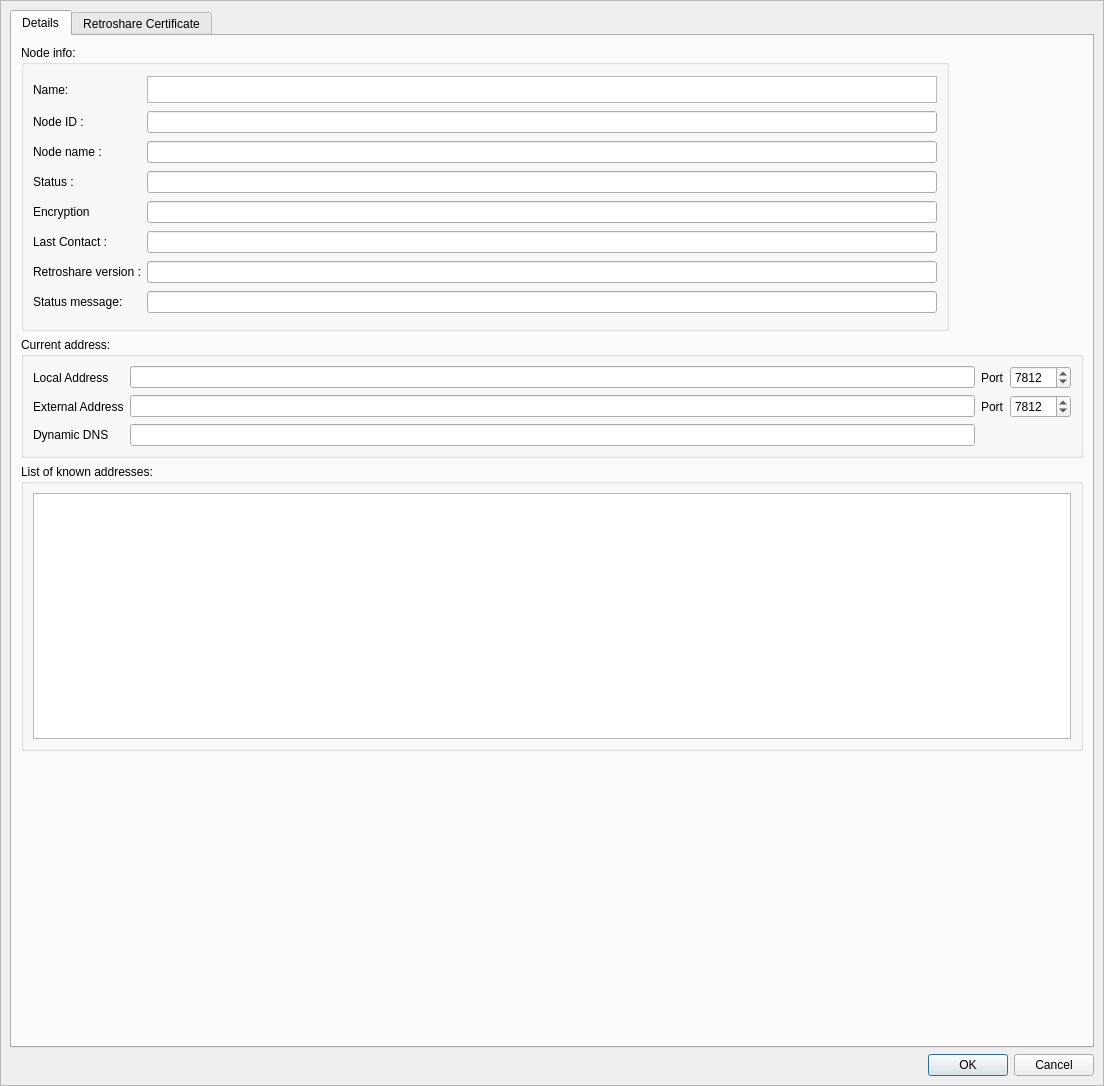
<?xml version="1.0" encoding="UTF-8"?>
<ui version="4.0">
 <class>ConfCertDialog</class>
 <widget class="QDialog" name="ConfCertDialog">
  <property name="geometry">
   <rect>
    <x>0</x>
    <y>0</y>
    <width>1104</width>
    <height>1086</height>
   </rect>
  </property>
  <property name="windowTitle">
   <string>Retroshare node details</string>
  </property>
  <property name="windowIcon">
   <iconset resource="../images.qrc">
    <normaloff>:/images/logo/logo_16.png</normaloff>:/images/logo/logo_16.png</iconset>
  </property>
  <layout class="QGridLayout" name="gridLayout_5">
   <property name="leftMargin">
    <number>0</number>
   </property>
   <property name="topMargin">
    <number>0</number>
   </property>
   <property name="rightMargin">
    <number>0</number>
   </property>
   <property name="bottomMargin">
    <number>0</number>
   </property>
   <property name="horizontalSpacing">
    <number>6</number>
   </property>
   <property name="verticalSpacing">
    <number>0</number>
   </property>
   <item row="0" column="0">
    <widget class="HeaderFrame" name="headerFrame">
     <property name="frameShape">
      <enum>QFrame::NoFrame</enum>
     </property>
     <property name="frameShadow">
      <enum>QFrame::Plain</enum>
     </property>
    </widget>
   </item>
   <item row="1" column="0">
    <widget class="QFrame" name="frame">
     <property name="frameShape">
      <enum>QFrame::StyledPanel</enum>
     </property>
     <property name="frameShadow">
      <enum>QFrame::Raised</enum>
     </property>
     <layout class="QGridLayout" name="gridLayout_4">
      <item row="1" column="0">
       <layout class="QGridLayout" name="_12">
        <item row="0" column="0">
         <widget class="QDialogButtonBox" name="buttonBox">
          <property name="standardButtons">
           <set>QDialogButtonBox::Cancel|QDialogButtonBox::Ok</set>
          </property>
         </widget>
        </item>
       </layout>
      </item>
      <item row="0" column="0">
       <widget class="QTabWidget" name="stabWidget">
        <property name="currentIndex">
         <number>0</number>
        </property>
        <widget class="QWidget" name="tab">
         <attribute name="icon">
          <iconset resource="../images.qrc">
           <normaloff>:/images/info16.png</normaloff>:/images/info16.png</iconset>
         </attribute>
         <attribute name="title">
          <string>Details</string>
         </attribute>
         <layout class="QVBoxLayout" name="verticalLayout_3">
          <item>
           <layout class="QHBoxLayout" name="horizontalLayout_2">
            <item>
             <widget class="QGroupBox" name="groupBox_4">
              <property name="title">
               <string>Node info:</string>
              </property>
              <layout class="QGridLayout" name="gridLayout_3">
               <item row="3" column="1">
                <widget class="QLineEdit" name="statusline">
                 <property name="readOnly">
                  <bool>true</bool>
                 </property>
                </widget>
               </item>
               <item row="0" column="1">
                <widget class="RSTextBrowser" name="pgpfingerprint">
                 <property name="sizePolicy">
                  <sizepolicy hsizetype="Expanding" vsizetype="Fixed">
                   <horstretch>0</horstretch>
                   <verstretch>0</verstretch>
                  </sizepolicy>
                 </property>
                 <property name="maximumSize">
                  <size>
                   <width>16777215</width>
                   <height>27</height>
                  </size>
                 </property>
                </widget>
               </item>
               <item row="2" column="0">
                <widget class="QLabel" name="label_loc">
                 <property name="text">
                  <string>Node name :</string>
                 </property>
                </widget>
               </item>
               <item row="2" column="1">
                <widget class="QLineEdit" name="loc">
                 <property name="readOnly">
                  <bool>true</bool>
                 </property>
                </widget>
               </item>
               <item row="3" column="0">
                <widget class="QLabel" name="label_status">
                 <property name="text">
                  <string>Status :</string>
                 </property>
                </widget>
               </item>
               <item row="5" column="0">
                <widget class="QLabel" name="label_last_contact">
                 <property name="text">
                  <string>Last Contact :</string>
                 </property>
                </widget>
               </item>
               <item row="5" column="1">
                <widget class="QLineEdit" name="lastcontact">
                 <property name="readOnly">
                  <bool>true</bool>
                 </property>
                </widget>
               </item>
               <item row="6" column="0">
                <widget class="QLabel" name="label_version">
                 <property name="text">
                  <string>Retroshare version :</string>
                 </property>
                </widget>
               </item>
               <item row="6" column="1">
                <widget class="QLineEdit" name="version">
                 <property name="readOnly">
                  <bool>true</bool>
                 </property>
                </widget>
               </item>
               <item row="1" column="0">
                <widget class="QLabel" name="label_id">
                 <property name="text">
                  <string>Node ID :</string>
                 </property>
                </widget>
               </item>
               <item row="1" column="1">
                <widget class="QLineEdit" name="peerid">
                 <property name="toolTip">
                  <string>&lt;html&gt;&lt;head/&gt;&lt;body&gt;&lt;p&gt;This is the ID of the node's &lt;span style=&quot; font-weight:600;&quot;&gt;OpenSSL&lt;/span&gt; certifcate, which is signed by the above &lt;span style=&quot; font-weight:600;&quot;&gt;PGP&lt;/span&gt; key. &lt;/p&gt;&lt;/body&gt;&lt;/html&gt;</string>
                 </property>
                 <property name="readOnly">
                  <bool>true</bool>
                 </property>
                </widget>
               </item>
               <item row="4" column="0">
                <widget class="QLabel" name="crypto_label">
                 <property name="text">
                  <string>Encryption</string>
                 </property>
                </widget>
               </item>
               <item row="4" column="1">
                <widget class="QLineEdit" name="crypto_info">
                 <property name="toolTip">
                  <string>&lt;html&gt;&lt;head/&gt;&lt;body&gt;&lt;p&gt;This is the encryption method used by &lt;span style=&quot; font-weight:600;&quot;&gt;OpenSSL&lt;/span&gt;. The connection to friend nodes&lt;/p&gt;&lt;p&gt;is always heavily encrypted and if DHE is present the connection further uses&lt;/p&gt;&lt;p&gt;&amp;quot;perfect forward secrecy&amp;quot;.&lt;/p&gt;&lt;/body&gt;&lt;/html&gt;</string>
                 </property>
                 <property name="readOnly">
                  <bool>true</bool>
                 </property>
                </widget>
               </item>
               <item row="0" column="0">
                <widget class="QLabel" name="label_name">
                 <property name="text">
                  <string>Name:</string>
                 </property>
                </widget>
               </item>
               <item row="7" column="1">
                <widget class="QLineEdit" name="statusmessage"/>
               </item>
               <item row="7" column="0">
                <widget class="QLabel" name="label_2">
                 <property name="text">
                  <string>Status message:</string>
                 </property>
                </widget>
               </item>
              </layout>
             </widget>
            </item>
            <item>
             <layout class="QVBoxLayout" name="verticalLayout_2">
              <item>
               <widget class="AvatarWidget" name="avatar">
                <property name="minimumSize">
                 <size>
                  <width>128</width>
                  <height>128</height>
                 </size>
                </property>
                <property name="maximumSize">
                 <size>
                  <width>128</width>
                  <height>128</height>
                 </size>
                </property>
               </widget>
              </item>
              <item>
               <spacer name="verticalSpacer_5">
                <property name="orientation">
                 <enum>Qt::Vertical</enum>
                </property>
                <property name="sizeHint" stdset="0">
                 <size>
                  <width>20</width>
                  <height>40</height>
                 </size>
                </property>
               </spacer>
              </item>
             </layout>
            </item>
           </layout>
          </item>
          <item>
           <widget class="QGroupBox" name="groupBox">
            <property name="title">
             <string>Current address:</string>
            </property>
            <layout class="QVBoxLayout" name="verticalLayout_4">
             <item>
              <layout class="QGridLayout" name="gridLayout_12">
               <item row="1" column="3">
                <widget class="QSpinBox" name="localPort">
                 <property name="minimum">
                  <number>0</number>
                 </property>
                 <property name="maximum">
                  <number>65535</number>
                 </property>
                 <property name="value">
                  <number>7812</number>
                 </property>
                </widget>
               </item>
               <item row="3" column="1">
                <widget class="QLineEdit" name="dynDNS"/>
               </item>
               <item row="2" column="3">
                <widget class="QSpinBox" name="extPort">
                 <property name="minimum">
                  <number>0</number>
                 </property>
                 <property name="maximum">
                  <number>65535</number>
                 </property>
                 <property name="value">
                  <number>7812</number>
                 </property>
                </widget>
               </item>
               <item row="3" column="0">
                <widget class="QLabel" name="l_dynDNS">
                 <property name="text">
                  <string>Dynamic DNS</string>
                 </property>
                </widget>
               </item>
               <item row="1" column="1">
                <widget class="QLineEdit" name="localAddress"/>
               </item>
               <item row="2" column="0">
                <widget class="QLabel" name="l_extAddress">
                 <property name="text">
                  <string>External Address</string>
                 </property>
                </widget>
               </item>
               <item row="2" column="1">
                <widget class="QLineEdit" name="extAddress"/>
               </item>
               <item row="2" column="2">
                <widget class="QLabel" name="l_portExternal">
                 <property name="text">
                  <string>Port</string>
                 </property>
                </widget>
               </item>
               <item row="1" column="2">
                <widget class="QLabel" name="l_portLocal">
                 <property name="text">
                  <string>Port</string>
                 </property>
                </widget>
               </item>
               <item row="1" column="0">
                <widget class="QLabel" name="l_localAddress">
                 <property name="layoutDirection">
                  <enum>Qt::LeftToRight</enum>
                 </property>
                 <property name="text">
                  <string>Local Address</string>
                 </property>
                 <property name="alignment">
                  <set>Qt::AlignLeading|Qt::AlignLeft|Qt::AlignVCenter</set>
                 </property>
                </widget>
               </item>
              </layout>
             </item>
            </layout>
           </widget>
          </item>
          <item>
           <widget class="QGroupBox" name="groupBox_2">
            <property name="title">
             <string>List of known addresses:</string>
            </property>
            <layout class="QVBoxLayout" name="verticalLayout_5">
             <item>
              <widget class="QListWidget" name="ipAddressList">
               <property name="contextMenuPolicy">
                <enum>Qt::DefaultContextMenu</enum>
               </property>
               <property name="selectionMode">
                <enum>QAbstractItemView::MultiSelection</enum>
               </property>
              </widget>
             </item>
            </layout>
           </widget>
          </item>
          <item>
           <spacer name="verticalSpacer">
            <property name="orientation">
             <enum>Qt::Vertical</enum>
            </property>
            <property name="sizeHint" stdset="0">
             <size>
              <width>20</width>
              <height>40</height>
             </size>
            </property>
           </spacer>
          </item>
         </layout>
        </widget>
        <widget class="QWidget" name="tab_4">
         <attribute name="title">
          <string>Retroshare Certificate</string>
         </attribute>
         <layout class="QVBoxLayout" name="verticalLayout">
          <item>
           <widget class="QTextEdit" name="userCertificateText"/>
          </item>
          <item>
           <layout class="QHBoxLayout" name="horizontalLayout">
            <item>
             <widget class="QCheckBox" name="_shouldAddSignatures_CB">
              <property name="text">
               <string>Include signatures</string>
              </property>
             </widget>
            </item>
            <item>
             <spacer name="horizontalSpacer_2">
              <property name="orientation">
               <enum>Qt::Horizontal</enum>
              </property>
              <property name="sizeHint" stdset="0">
               <size>
                <width>40</width>
                <height>20</height>
               </size>
              </property>
             </spacer>
            </item>
           </layout>
          </item>
         </layout>
        </widget>
       </widget>
      </item>
     </layout>
    </widget>
   </item>
  </layout>
 </widget>
 <customwidgets>
  <customwidget>
   <class>HeaderFrame</class>
   <extends>QFrame</extends>
   <header>gui/common/HeaderFrame.h</header>
   <container>1</container>
  </customwidget>
  <customwidget>
   <class>RSTextBrowser</class>
   <extends>QTextBrowser</extends>
   <header>gui/common/RSTextBrowser.h</header>
  </customwidget>
  <customwidget>
   <class>AvatarWidget</class>
   <extends>QLabel</extends>
   <header>gui/common/AvatarWidget.h</header>
   <container>1</container>
  </customwidget>
 </customwidgets>
 <resources>
  <include location="../images.qrc"/>
 </resources>
 <connections/>
</ui>
